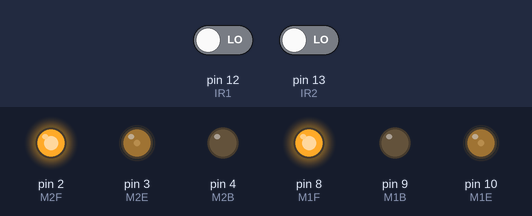
Bench run of a sketch on a simulated Arduino Uno, built with avr-gcc and run on an emulated ATmega328P. Parts: output pins drawn as LEDs (lit = HIGH). The test bench sets the inputs (shaded band); at power-on: pin 12 (IR1) LOW, pin 13 (IR2) LOW.

Above: at 1.2 s.
1.3 s: pin 12 (IR1) driven HIGH
At 2.3 s:
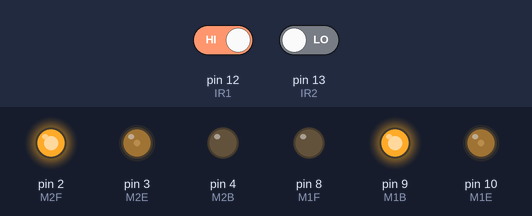
2.8 s: pin 12 (IR1) driven LOW
At 3.4 s:
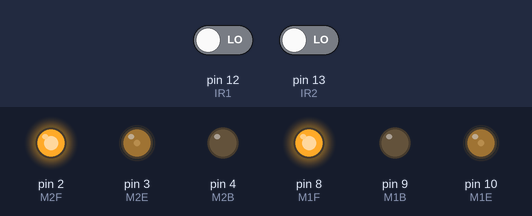
4.3 s: pin 13 (IR2) driven HIGH
At 4.6 s:
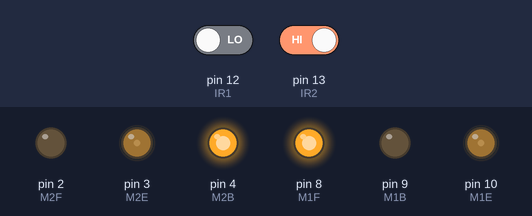
5.8 s: pin 13 (IR2) driven LOW
At 6.9 s:
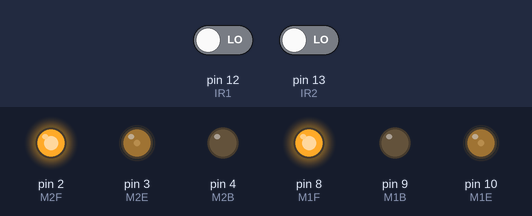
Timing chart, 0 to 8.3 s (numbered marks = the images above; inputs shaded):
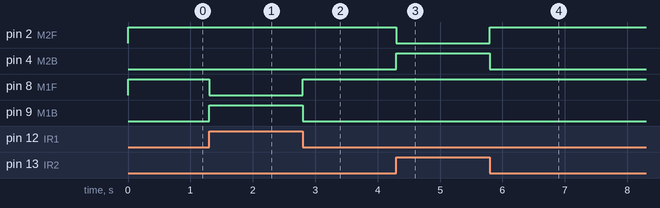

The sketch:

Line_Follower_Coding.ino
```cpp
int M1F = 8;
int M1B = 9;
int M1E = 10;
int M2F = 2;
int M2B = 4;
int M2E = 3;
int IR1 = 12;
int IR2 = 13;

void setup()
{
  // put your setup code here, to run once:
  Serial.begin(9600);
  pinMode(M2F  ,OUTPUT);
  pinMode(M2B ,OUTPUT);
  pinMode(M2E ,OUTPUT);

  pinMode(M1F  ,OUTPUT);
  pinMode(M1B ,OUTPUT);
  pinMode(M1E ,OUTPUT);

  pinMode(IR1 , INPUT);
  pinMode(IR2 , INPUT);

  digitalWrite(M1F, LOW);
  digitalWrite(M1B, LOW);

  digitalWrite(M2F, LOW);
  digitalWrite(M2B, LOW);


  analogWrite(M2E, 50);
  analogWrite(M1E, 50);
}


void forward()
{

  digitalWrite(M1B,LOW);
  digitalWrite(M2B,LOW);

  digitalWrite(M1F,HIGH);
  digitalWrite(M2F,HIGH);

}


void backward()
{

  digitalWrite(M1F,LOW);
  digitalWrite(M2F,LOW);

  digitalWrite(M1B,HIGH);
  digitalWrite(M2B,HIGH);
}

void left()
{
  digitalWrite(M1F,LOW);
  digitalWrite(M1B,LOW);
  digitalWrite(M2B,LOW);


  digitalWrite(M2F,HIGH);
}


void right()
{
  digitalWrite(M2F,LOW);
  digitalWrite(M1B,LOW);
  digitalWrite(M2B,LOW);


  digitalWrite(M1F,HIGH);
}


void rotRight()
{

  digitalWrite(M2F,LOW);
  digitalWrite(M1B,LOW);

  digitalWrite(M2B,HIGH);
  digitalWrite(M1F,HIGH);

}

void rotLeft()
{
  digitalWrite(M2B,LOW);
  digitalWrite(M1F,LOW);

  digitalWrite(M2F,HIGH);
  digitalWrite(M1B,HIGH);
}
void loop()
{
  // put your main code here, to run repeatedly:
  //This code is to move forward
  if(digitalRead(IR1)==HIGH && digitalRead(IR2)==HIGH)
  forward();
  else if (digitalRead(IR1)==LOW && digitalRead(IR2)==LOW)
  forward();
  else if(digitalRead(IR1)==HIGH)
  rotLeft();
  else
  rotRight();

  /*digitalWrite(9,HIGH);
  delay(1000);
  digitalWrite(9,LOW);
  delay(1000);
  if(digitalRead(IR1)==HIGH)
  Serial.println("Swnsor 1 is High");
  else if(digitalRead(IR2)==HIGH)
  Serial.println("IR2 is HIGH");
  delay(200);*/

}
```

Measured:
- after the input at 1.3 s, pin 8 (M1F): HIGH → LOW at once; pin 9 (M1B): LOW → HIGH at once
- after the input at 2.8 s, pin 8 (M1F): LOW → HIGH at once; pin 9 (M1B): HIGH → LOW at once
- after the input at 4.3 s, pin 2 (M2F): HIGH → LOW at once; pin 4 (M2B): LOW → HIGH at once
- after the input at 5.8 s, pin 2 (M2F): LOW → HIGH at once; pin 4 (M2B): HIGH → LOW at once
